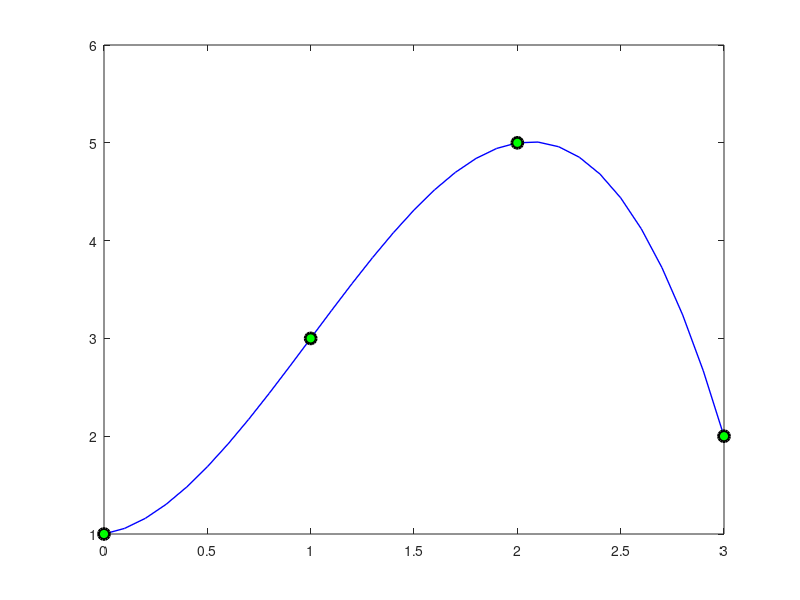
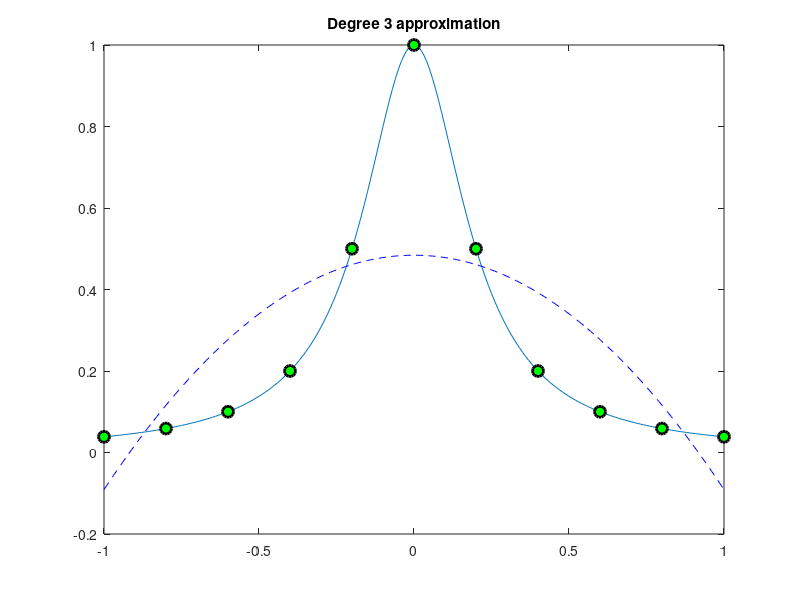
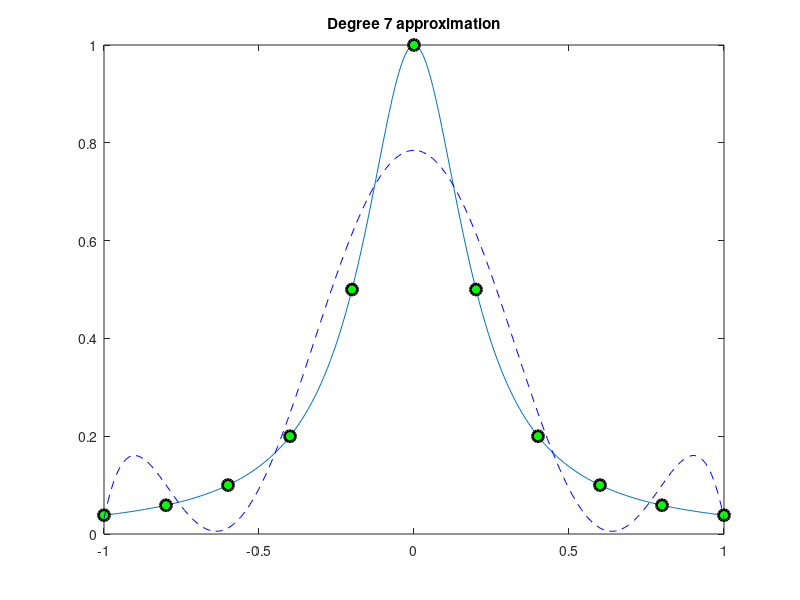
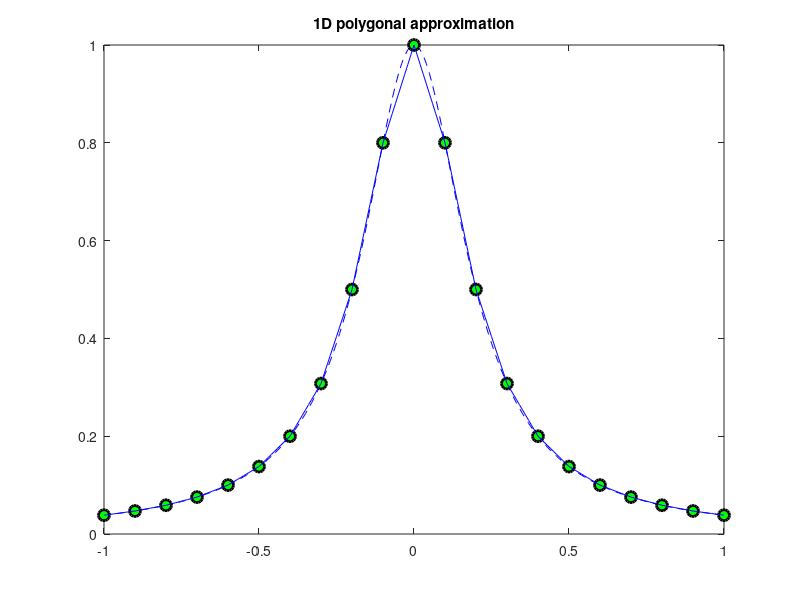

The MATLAB script that drew these images, in order:
%% Interpolation
clearvars 
close all

x=[0,1,2,3];
y=[1,3,5,2];

p = polyfit(x,y,3); % p = p(1) x^3 + p(2) x^2 + p(3) x + p(4)

xx=0:0.1:3; % points to plot the polynomial
yy=polyval(p,xx);


figure()
plot(xx,yy,'-b','LineWidth',1)
hold on;
plot(x,y,'o','MarkerFaceColor','green','MarkerSize',8,...
    'MarkerEdgeColor','black','LineWidth',2)
hold off

%% Degree 3 approximation
a=-1;
b=1;
% Define an Inline Function
f=@(x) 1./(1+25*x.^2);
% Approximation points
x=a:0.2:b;
y=f(x);
% More points to represent the original function
xOrig=a:0.01:b;
yOrig=f(xOrig);
figure()
plot(xOrig,yOrig,'-') %original function
hold on;
plot(x,y,'o','MarkerFaceColor','green','MarkerSize',8,...
    'MarkerEdgeColor','black','LineWidth',2) %Approximation points

%Polyfit degree 3 function
p=polyfit(x,y,3);
yy=polyval(p,xOrig);
plot(xOrig,yy,'--b');
title('Degree 3 approximation')
hold off

%% Degree 3 approximation
a=-1;
b=1;
% Define an Inline Function
f=@(x) 1./(1+25*x.^2);
% Approximation points
x=a:0.2:b;
y=f(x);
% More points to represent the original function
xOrig=a:0.01:b;
yOrig=f(xOrig);
figure()
plot(xOrig,yOrig,'-') %original function
hold on;
plot(x,y,'o','MarkerFaceColor','green','MarkerSize',8,...
    'MarkerEdgeColor','black','LineWidth',2) %Approximation points

%Polyfit degree 7 function
p=polyfit(x,y,7);
yy=polyval(p,xOrig);
plot(xOrig,yy,'--b');
title('Degree 7 approximation')
hold off

%% 1D Polygonal approximation
a=-1;
b=1;
% Define an Inline Function
f=@(x) 1./(1+25*x.^2);
% Approximation points
xp=a:0.1:b;
yp=f(xp);
% More points to represent the original function
xOrig=a:0.01:b;
yOrig=f(xOrig);
figure()
plot(xOrig,yOrig,'--b') %original function
hold on;
plot(xp,yp,'o','MarkerFaceColor','green','MarkerSize',8,...
    'MarkerEdgeColor','black','LineWidth',2) %Approximation points
yy=interp1(xp,yp,xOrig);
plot(xOrig,yy,'-b')
title('1D polygonal approximation')
hold off

%% 1D Spline approximation
a=-1;
b=1;
% Define an Inline Function
f=@(x) 1./(1+25*x.^2);
% Approximation points
xp=a:0.1:b;
yp=f(xp);
% More points to represent the original function
xOrig=a:0.01:b;
yOrig=f(xOrig);
figure()
plot(xOrig,yOrig,'--m') %original function
hold on;
plot(xp,yp,'o','MarkerFaceColor','green','MarkerSize',8,...
    'MarkerEdgeColor','black','LineWidth',2) %Approximation points
yy=spline(xp,yp,xOrig);
plot(xOrig,yy,'-b')
title('1D spline approximation')
hold off